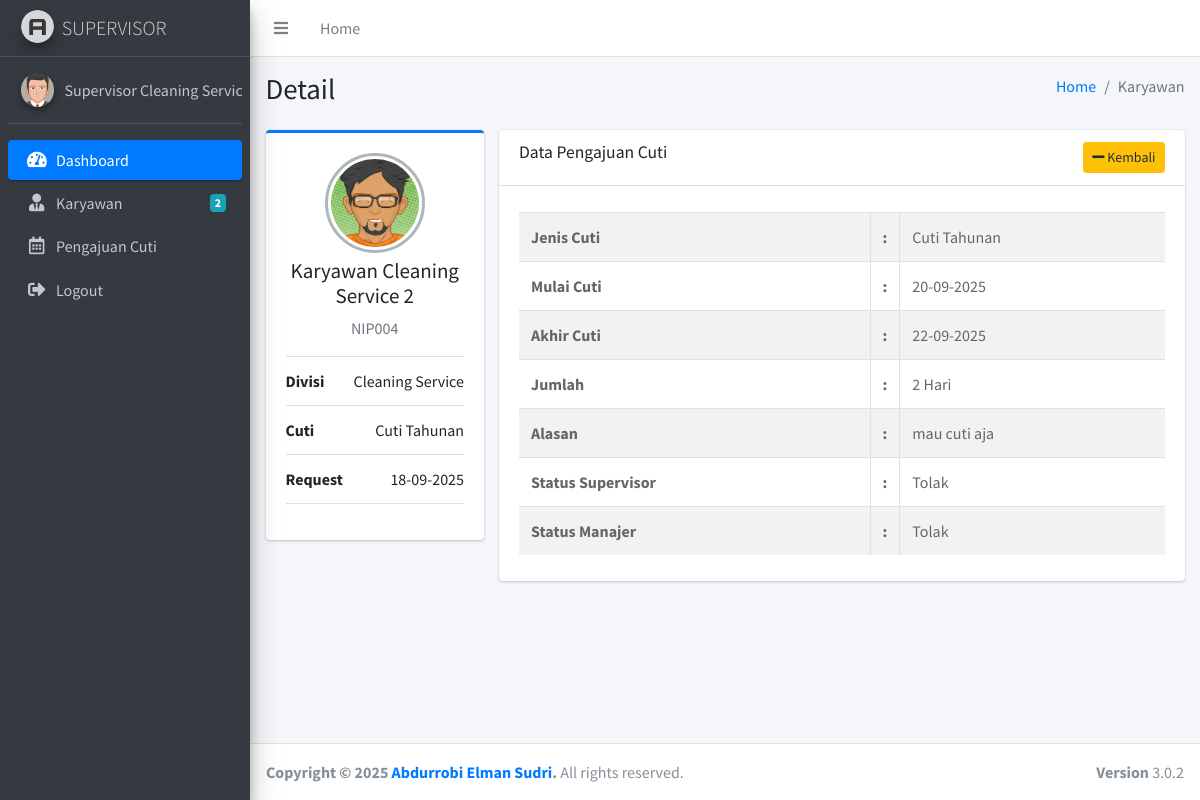
/supervisor/cuti_detail.php?id=7 (signed in), run on the app's committed database.
### tables this page shows
CREATE TABLE `user` (
  `id` int NOT NULL AUTO_INCREMENT,
  `name` varchar(100) DEFAULT NULL,
  `nip` varchar(100) DEFAULT NULL,
  `kontak` varchar(100) DEFAULT NULL,
  `kelamin` varchar(100) DEFAULT NULL,
  `alamat` varchar(100) DEFAULT NULL,
  `divisi_id` int DEFAULT NULL,
  `role_id` int DEFAULT NULL,
  `username` varchar(100) DEFAULT NULL,
  `password` varchar(100) DEFAULT NULL,
  `foto` varchar(100) DEFAULT NULL,
  `tanda_tangan` varchar(100) DEFAULT NULL,
  `email` varchar(100) DEFAULT NULL,
  `created_at` datetime DEFAULT CURRENT_TIMESTAMP,
  PRIMARY KEY (`id`),
  KEY `fk_divisi` (`divisi_id`),
  KEY `fk_role` (`role_id`),
  CONSTRAINT `fk_divisi` FOREIGN KEY (`divisi_id`) REFERENCES `divisi` (`divisi_id`),
  CONSTRAINT `fk_role` FOREIGN KEY (`role_id`) REFERENCES `role` (`role_id`)
);

CREATE TABLE `cuti` (
  `cuti_id` int NOT NULL AUTO_INCREMENT,
  `divisi_id` int DEFAULT NULL,
  `jenis_cuti_id` int DEFAULT NULL,
  `user_id` int DEFAULT NULL,
  `tanggal_cuti` varchar(100) DEFAULT NULL,
  `tanggal_mulai` varchar(100) DEFAULT NULL,
  `tanggal_selesai` varchar(100) DEFAULT NULL,
  `jumlah_cuti` int DEFAULT NULL,
  `alasan_cuti` text,
  `alamat_cuti` text,
  `supervisor_id` int DEFAULT NULL,
  `supervisor_status` varchar(100) DEFAULT NULL,
  `supervisor_keterangan` varchar(100) DEFAULT NULL,
  `manajer_id` int DEFAULT NULL,
  `manajer_status` varchar(100) DEFAULT NULL,
  `manajer_keterangan` varchar(100) DEFAULT NULL,
  PRIMARY KEY (`cuti_id`),
  KEY `fk_divisi2` (`divisi_id`),
  KEY `fk_jenis_cuti` (`jenis_cuti_id`),
  KEY `fk_user` (`user_id`),
  KEY `fk_supervisor` (`supervisor_id`),
  KEY `fk_manajer` (`manajer_id`),
  CONSTRAINT `fk_divisi2` FOREIGN KEY (`divisi_id`) REFERENCES `divisi` (`divisi_id`),
  CONSTRAINT `fk_jenis_cuti` FOREIGN KEY (`jenis_cuti_id`) REFERENCES `jenis_cuti` (`jenis_cuti_id`),
  CONSTRAINT `fk_manajer` FOREIGN KEY (`manajer_id`) REFERENCES `user` (`id`),
  CONSTRAINT `fk_supervisor` FOREIGN KEY (`supervisor_id`) REFERENCES `user` (`id`),
  CONSTRAINT `fk_user` FOREIGN KEY (`user_id`) REFERENCES `user` (`id`)
);

CREATE TABLE `divisi` (
  `divisi_id` int NOT NULL AUTO_INCREMENT,
  `divisi_name` varchar(100) NOT NULL,
  PRIMARY KEY (`divisi_id`)
);

CREATE TABLE `jenis_cuti` (
  `jenis_cuti_id` int NOT NULL AUTO_INCREMENT,
  `jenis_cuti_name` varchar(100) NOT NULL,
  `jenis_cuti_jumlah` int NOT NULL,
  PRIMARY KEY (`jenis_cuti_id`)
);

### supervisor/cuti_detail.php (the view)
<?php include 'header.php' ?>
<div class="content-wrapper">
  <section class="content-header">
    <div class="container-fluid">
      <div class="row mb-2">
        <div class="col-sm-6">
          <h1>Detail</h1>
        </div>
        <div class="col-sm-6">
          <ol class="breadcrumb float-sm-right">
            <li class="breadcrumb-item"><a href="#">Home</a></li>
            <li class="breadcrumb-item active">Karyawan</li>
          </ol>
        </div>
      </div>
    </div>
  </section>
  <section class="content">
    <div class="container-fluid">
      <div class="row">
        <div class="col-md-3">
          <?php
          $idcuti = $_GET['id'];
          $data = mysqli_query($koneksi,"select user.foto as karyawan_foto, user.name as karyawan_nama, user.nip as karyawan_nip, divisi.divisi_name as divisi_nama, jenis_cuti.jenis_cuti_name as jenis_nama, cuti.* from cuti join user on cuti.user_id = user.id join divisi on cuti.divisi_id = divisi.divisi_id join jenis_cuti on cuti.jenis_cuti_id = jenis_cuti.jenis_cuti_id where cuti_id=$idcuti");
          $d = mysqli_fetch_assoc($data);
          ?>
          <div class="card card-primary card-outline">
            <div class="card-body box-profile">
              <div class="text-center">
                <?php
                if($d['karyawan_foto']=="karyawan_foto.png"){
                  ?>
                  <img class="profile-user-img img-fluid img-circle"
                  src="../dist/img/karyawan_foto.png"
                  alt="User profile picture">
                  <?php
                }else{
                  ?>
                  <img class="profile-user-img img-fluid img-circle"
                  src="../gambar/user/<?php echo $d['karyawan_foto'] ?>"
                  alt="User profile picture">
                  <?php
                }
                ?>
              </div>
              <h3 class="profile-username text-center"><?php echo $d['karyawan_nama'] ?></h3>
              <p class="text-muted text-center"><?php echo $d['karyawan_nip'] ?></p>
              <ul class="list-group list-group-unbordered mb-3">
                <li class="list-group-item">
                  <b>Divisi</b> <a class="float-right"><?php echo $d['divisi_nama'] ?></a>
                </li>
                <li class="list-group-item">
                  <b>Cuti</b> <a class="float-right"><?php echo $d['jenis_nama'] ?></a>
                </li>
                <li class="list-group-item">
                  <b>Request</b> <a class="float-right"><?php echo date('d-m-Y', strtotime($d['tanggal_cuti'])) ?></a>
                </li>
              </ul>
            </div>
          </div>
        </div>
        <div class="col-md-9">
          <div class="card">
            <div class="card-header">
              <h3 class="card-title">Data Pengajuan Cuti</h3>
              <div class="float-right">
                <a href="cuti.php" class="btn btn-sm btn-warning"><i class="fa fa-minus"></i> Kembali</a>
              </div>
            </div>
            <div class="card-body">
              <div class="tab-content">
                <div class="active tab-pane">
                  <div class="post">
                    <div class="table-responsive">
                      <table id="example1" class="table table-bordered table-striped">
                        <tr>
                          <th>Jenis Cuti</th>
                          <th width="1%">:</th>
                          <td><?php echo $d['jenis_nama'] ?></td>
                        </tr>
                        <tr>
                          <th>Mulai Cuti</th>
                          <th>:</th>
                          <td><?php echo date('d-m-Y', strtotime($d['tanggal_mulai'])) ?></td>
                        </tr>
                        <tr>
                          <th>Akhir Cuti</th>
                          <th>:</th>
                          <td><?php echo date('d-m-Y', strtotime($d['tanggal_selesai'])) ?></td>
                        </tr>
                        <tr>
                          <th>Jumlah</th>
                          <th>:</th>
                          <td>
                           <?php
                           echo $d['jumlah_cuti']." Hari";
                           ?>
                          </td>
                        </tr>
                        <tr>
                          <th>Alasan</th>
                          <th>:</th>
                          <td><?php echo $d['alasan_cuti'] ?></td>
                        </tr>
                        <tr>
                          <th>Status Supervisor</th>
                          <th>:</th>
                          <td><?php echo $d['supervisor_status'] ?></td>
                        </tr>
                        <tr>
                          <th>Status Manajer</th>
                          <th>:</th>
                          <td><?php echo $d['manajer_status'] ?></td>
                        </tr>
                    </table>
                  </div>
                </div>
              </div>
            </div>
          </div>
        </div>
      </div>
    </div>
  </div>
</section>
</div>
<?php include 'footer.php' ?>

### supervisor/header.php (shortened to what this page needs)
<!DOCTYPE html>
<html>
<head>
  <link rel="stylesheet" href="../plugins/fontawesome-free/css/all.min.css">
  <link rel="stylesheet" href="https://code.ionicframework.com/ionicons/2.0.1/css/ionicons.min.css">
  <link rel="stylesheet" href="../plugins/tempusdominus-bootstrap-4/css/tempusdominus-bootstrap-4.min.css">
  <link rel="stylesheet" href="../plugins/icheck-bootstrap/icheck-bootstrap.min.css">
  <link rel="stylesheet" href="../plugins/jqvmap/jqvmap.min.css">
  <link rel="stylesheet" href="../plugins/datatables-bs4/css/dataTables.bootstrap4.css">
  <link rel="stylesheet" href="../dist/css/adminlte.min.css">
  <link rel="stylesheet" href="../plugins/overlayScrollbars/css/OverlayScrollbars.min.css">
  <link rel="stylesheet" href="../plugins/daterangepicker/daterangepicker.css">
  <link rel="stylesheet" href="../plugins/summernote/summernote-bs4.css">
</head>
  <?php include '../koneksi.php'; ?>
<body class="hold-transition sidebar-mini layout-fixed">
<div class="wrapper">
  <nav class="main-header navbar navbar-expand navbar-white navbar-light">
    <ul class="navbar-nav">
      <li class="nav-item">
        <a class="nav-link" data-widget="pushmenu" href="#"><i class="fas fa-bars"></i></a>
      </li>
      <li class="nav-item d-none d-sm-inline-block">
        <a href="index.php" class="nav-link">Home</a>
      </li>
    </ul>
  </nav>
  <aside class="main-sidebar sidebar-dark-primary elevation-4">
    <a href="index.php" class="brand-link">
      <img src="../dist/img/AdminLTELogo.png" alt="AdminLTE Logo" class="brand-image img-circle elevation-3"
           style="opacity: .8">
      <span class="brand-text font-weight-light">SUPERVISOR</span>
    </a>
    <?php
    $saya = $_SESSION['id'];
    $data = mysqli_query($koneksi,"select * from user where id=$saya");
    $d = mysqli_fetch_assoc($data);
     ?>
    <div class="sidebar">
      <div class="user-panel mt-3 pb-3 mb-3 d-flex">
        <div class="image">
          <?php
          if($d['foto']=="supervisor_foto.png"){
            ?>
            <img src="../dist/img/supervisor_foto.png" class="img-circle elevation-2" alt="User Image">
            <?php
          }else{
            ?>
            <img src="../gambar/user/<?php echo $d['foto'] ?>" class="img-circle elevation-2" alt="User Image">
            <?php
          }
          ?>
        </div>
        <div class="info">
          <a href="#" class="d-block"><?php echo $d['name'] ?></a>
        </div>
      </div>
      <nav class="mt-2">
        <ul class="nav nav-pills nav-sidebar flex-column" data-widget="treeview" role="menu" data-accordion="false">
          <li class="nav-item has-treeview menu-open">
            <a href="index.php" class="nav-link active">
              <i class="nav-icon fas fa-tachometer-alt"></i>
              <p>
                Dashboard
              </p>
            </a>
          </li>
          <li class="nav-item">
            <a href="karyawan.php" class="nav-link">
              <i class="nav-icon fas fa-user-tie"></i>
              <p>
                Karyawan
                <?php
                $divisi = $_SESSION['divisi'];
                $karyawan = mysqli_query($koneksi,"select * from user where divisi_id=$divisi and role_id=1");
                $k = mysqli_num_rows($karyawan);
                 ?>
                <span class="badge badge-info right"><?php echo $k ?></span>
              </p>
            </a>
          </li>
          <li class="nav-item">
            <a href="cuti.php" class="nav-link">
              <i class="nav-icon far fa-calendar-alt"></i>
              <p>
                Pengajuan Cuti
              </p>
            </a>
          </li>
           <li class="nav-item">
            <a href="logout.php" class="nav-link">
              <i class="nav-icon fas fa-sign-out-alt"></i>
              <p>
                Logout
              </p>
            </a>
          </li>
        </ul>
      </nav>
    </div>
  </aside>

### data on the page
user: name "Supervisor Cleaning…"
cuti: user.name "Karyawan Cleaning Service 2", user.nip "NIP004", divisi.divisi_name "Cleaning Service", jenis_cuti.jenis_cuti_name "Cuti Tahunan", tanggal_cuti "18-09-2025", tanggal_mulai "20-09-2025", tanggal_selesai "22-09-2025", jumlah_cuti "2", alasan_cuti "mau cuti aja", supervisor_status "Tolak", manajer_status "Tolak"

### other printed values
$k "2"
